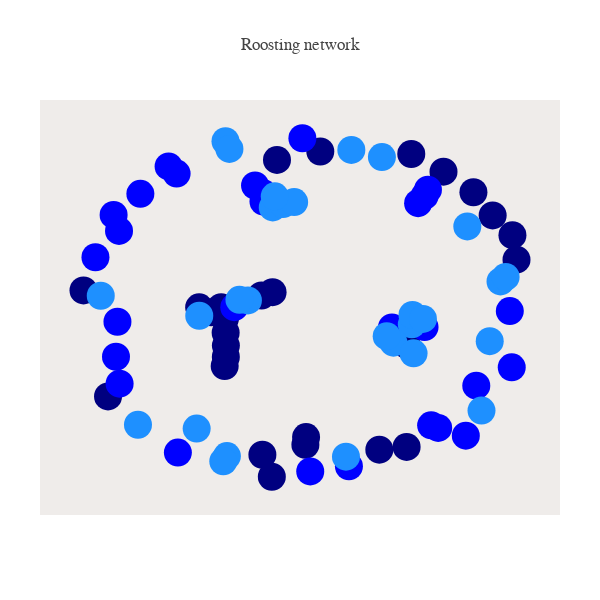

Notebook cell for this chart:
### Code cell
##### import networkx as nx

target_relation= ['PO']

sorted_names= list(Par_dict.keys())

gp_acquaintance= [[z for z in gp_bats.keys() if x in gp_bats[z]] for x in sorted_names]
gp_acquaintance= list(it.chain(*gp_acquaintance))

gp_col= {
    'SE': [0,0,255],
    'SR': [0,0,128],
    'SH': [30,144,255]
}

col_vec= ['rgb({})'.format(','.join([str(z) for z in gp_col[x]])) for x in gp_acquaintance]

G=nx.Graph()#  G is an empty Graph

my_nodes=range(len(sorted_names))
G.add_nodes_from(my_nodes)

edges= []
edge_width= []
for bat in sorted_names:
    for other in sorted_names:
        if Par_dict[bat][other] in target_relation and bat != other:
            ibat= sorted_names.index(bat)
            iother= sorted_names.index(other)
            edge_width.append(Anatree[bat][other])
            edges.append(tuple(sorted([ibat,iother])))

edges= sorted(list(set(edges)))
G.add_edges_from(edges)

pos=nx.fruchterman_reingold_layout(G)

Xn=[pos[k][0] for k in range(len(pos))]
Yn=[pos[k][1] for k in range(len(pos))]

labels= sorted_names



trace_nodes=dict(type='scatter',
                 x=Xn, 
                 y=Yn,
                 mode='markers',
                 marker=dict(size=28, color=col_vec),
                 text=labels,
                 hoverinfo='text')


Xe=[]
Ye=[]
for e in G.edges():
    Xe.extend([pos[e[0]][0], pos[e[1]][0], None])
    Ye.extend([pos[e[0]][1], pos[e[1]][1], None])

trace_edges=dict(type='scatter',
                 mode='lines',
                 x=Xe,
                 y=Ye,
                 line=dict(width=1, color='rgb(25,25,25)'),
                 hoverinfo='none' 
                )

axis=dict(showline=False, # hide axis line, grid, ticklabels and  title
          zeroline=False,
          showgrid=False,
          showticklabels=False,
          title='' 
          )
layout=dict(title= 'Roosting network',  
            font= dict(family='Balto'),
            width=600,
            height=600,
            autosize=False,
            showlegend=False,
            xaxis=axis,
            yaxis=axis,
            margin=dict(
            l=40,
            r=40,
            b=85,
            t=100,
            pad=0,
       
    ),
    hovermode='closest',
    plot_bgcolor='#efecea', #set background color            
    )


fig = dict(data=[trace_edges, trace_nodes], layout=layout)

iplot(fig)

### Figure 1 — Plotly figure (JSON) as saved in the notebook; plotly's stock layout.template omitted (floating-point values rounded to 4 significant figures)
{"data": [{"hoverinfo": "none", "line": {"color": "rgb(25,25,25)", "width": 1}, "mode": "lines", "type": "scatter", "uid": "a5ba3e8e-1f5e-4a9d-9d9b-bd24a9fd1a77", "x": [-0.01965, -0.01658, null, 0.4272, 0.3899, null, 0.4272, 0.4583, null, -0.2133, -0.1646, null, -0.2133, -0.2736, null, -0.3918, -0.4358, null, -0.3918, -0.3338, null, -0.3748, -0.372, null, -0.3748, -0.4358, null, -0.3748, -0.3338, null, -0.3711, -0.3763, null, -0.3711, -0.3709, null, -0.372, -0.3709, null, 0.3899, 0.3628, null, 0.3899, 0.4506, null, 0.3899, 0.3695, null, 0.3899, 0.3396, null, -0.4358, -0.489, null, -0.4358, -0.4885, null, -0.3338, -0.2736, null, -0.3338, -0.311, null, 0.5218, 0.5069, null, -0.242, -0.2075, null, 0.1727, 0.1597, null, 0.4784, 0.5069, null, -0.2075, -0.2049, null, -0.2075, -0.155, null, 0.5671, 0.5359, null, -0.2049, -0.1638, null, 0.5068, 0.4506, null, -0.624, -0.5886, null, 0.8425, 0.865, null, -0.3727, -0.3553, null, 0.4506, 0.4536, null, 0.4506, 0.4997, null, -0.3664, -0.3824, null, -0.2736, -0.311, null, -0.1638, -0.1181, null, -0.1181, -0.06931, null, -0.1181, -0.155, null], "y": [-0.8018, -0.7584, null, -0.2335, -0.172, null, -0.2335, -0.2811, null, 0.04824, 0.06752, null, 0.04824, 0.02031, null, -0.01854, -0.04742, null, -0.01854, -0.01803, null, -0.0827, -0.1636, null, -0.0827, -0.04742, null, -0.0827, -0.01803, null, -0.3018, -0.3537, null, -0.3018, -0.237, null, -0.1636, -0.237, null, -0.172, -0.1334, null, -0.172, -0.1159, null, -0.172, -0.2203, null, -0.172, -0.1835, null, -0.04742, -0.01926, null, -0.04742, -0.06707, null, -0.01803, 0.02031, null, -0.01803, 0.02348, null, 0.6509, 0.6154, null, 0.6749, 0.6318, null, -0.9245, -0.87, null, 0.5744, 0.6154, null, 0.6318, 0.5831, null, 0.6318, 0.613, null, -0.7061, -0.6915, null, 0.5831, 0.5498, null, -0.1313, -0.1159, null, 0.7836, 0.743, null, 0.1285, 0.1539, null, 0.927, 0.8834, null, -0.1159, -0.06265, null, -0.1159, -0.08514, null, -0.8662, -0.8963, null, 0.02031, 0.02348, null, 0.5498, 0.5696, null, 0.5696, 0.5805, null, 0.5696, 0.613, null]}, {"hoverinfo": "text", "marker": {"color": ["rgb(0,0,128)", "rgb(0,0,128)", "rgb(0,0,128)", "rgb(0,0,128)", "rgb(0,0,128)", "rgb(0,0,128)", "rgb(0,0,128)", "rgb(0,0,128)", "rgb(0,0,128)", "rgb(0,0,128)", "rgb(0,0,128)", "rgb(0,0,128)", "rgb(0,0,128)", "rgb(0,0,128)", "rgb(0,0,128)", "rgb(0,0,128)", "rgb(0,0,128)", "rgb(0,0,128)", "rgb(0,0,128)", "rgb(0,0,128)", "rgb(0,0,128)", "rgb(0,0,128)", "rgb(0,0,128)", "rgb(0,0,128)", "rgb(0,0,128)", "rgb(0,0,128)", "rgb(0,0,128)", "rgb(0,0,128)", "rgb(0,0,255)", "rgb(0,0,255)", "rgb(0,0,255)", "rgb(0,0,255)", "rgb(0,0,255)", "rgb(0,0,255)", "rgb(0,0,255)", "rgb(0,0,255)", "rgb(0,0,255)", "rgb(0,0,255)", "rgb(0,0,255)", "rgb(0,0,255)", "rgb(0,0,255)", "rgb(0,0,255)", "rgb(0,0,255)", "rgb(0,0,255)", "rgb(0,0,255)", "rgb(0,0,255)", "rgb(0,0,255)", "rgb(0,0,255)", "rgb(0,0,255)", "rgb(0,0,255)", "rgb(0,0,255)", "rgb(0,0,255)", "rgb(0,0,255)", "rgb(0,0,255)", "rgb(0,0,255)", "rgb(0,0,255)", "rgb(30,144,255)", "rgb(30,144,255)", "rgb(30,144,255)", "rgb(30,144,255)", "rgb(30,144,255)", "rgb(30,144,255)", "rgb(30,144,255)", "rgb(30,144,255)", "rgb(30,144,255)", "rgb(30,144,255)", "rgb(30,144,255)", "rgb(30,144,255)", "rgb(30,144,255)", "rgb(30,144,255)", "rgb(30,144,255)", "rgb(30,144,255)", "rgb(30,144,255)", "rgb(30,144,255)", "rgb(30,144,255)", "rgb(30,144,255)", "rgb(30,144,255)", "rgb(30,144,255)", "rgb(30,144,255)", "rgb(30,144,255)", "rgb(30,144,255)", "rgb(30,144,255)", "rgb(30,144,255)", "rgb(30,144,255)"], "size": 28}, "mode": "markers", "text": ["ESSR19", "ESSR18", "ESSR20", "ESSR01", "ESSR02", "ESSR03", "ESSR04", "ESSR05", "ESSR06", "ESSR07", "ESSR08", "ESSR09", "ESSR10", "ESSR11", "ESSR12", "ESSR13", "ESSR14", "ESSR15", "ESSR16", "ESSR17", "ESSR21", "ESSR22", "ESSR23", "ESSR24", "ESSR25", "ESSR26", "ESSR27", "ESSR28", "ESSE01", "ESSE02", "ESSE03", "ESSE04", "ESSE05", "ESSE06", "ESSE07", "ESSE08", "ESSE09", "ESSE10", "ESSE11", "ESSE12", "ESSE13", "ESSE14", "ESSE15", "ESSE16", "ESSE17", "ESSE18", "ESSE19", "ESSE20", "ESSE21", "ESSE22", "ESSE23", "ESSE24", "ESSE25", "ESSE26", "ESSE27", "ESSE28", "ESSH10", "ESSH11", "ESSH12", "ESSH13", "ESSH14", "ESSH15", "ESSH16", "ESSH17", "ESSH18", "ESSH19", "ESSH08", "ESSH09", "ESSH01", "ESSH02", "ESSH03", "ESSH04", "ESSH05", "ESSH06", "ESSH07", "ESSH20", "ESSH21", "ESSH22", "ESSH23", "ESSH24", "ESSH25", "ESSH26", "ESSH27", "ESSH28"], "type": "scatter", "uid": "b5b78f91-b111-4c5f-a47a-03728abd982d", "x": [-0.01965, 0.4272, -0.01658, -0.2133, 0.8951, -0.3918, 0.7228, -0.3748, 0.8077, -0.3711, -0.1646, -0.3763, -0.372, -0.1452, 0.4276, 0.3899, 0.307, -0.4358, -0.1679, -0.3709, -0.2096, -0.8916, 0.4482, 0.04622, 0.9131, -1, 0.5906, -0.489, -0.3338, -0.8405, 0.5218, -0.8564, -0.85, -0.242, 0.8921, -0.8669, 0.1727, 0.4784, -0.2075, 0.5671, -0.2049, 0.8835, -0.583, 0.001794, 0.5069, 0.6891, 0.5359, -0.7488, 0.5068, 0.3628, -0.624, -0.0329, -0.9472, -0.843, -0.5886, 0.7354, 0.1597, 0.8425, -0.3727, 0.4506, -0.3664, 0.3695, -0.2736, -0.3553, 0.865, -0.311, -0.1638, 0.4536, 0.3396, -0.3824, -0.1181, -0.06931, 0.1833, 0.7585, -0.155, -0.5, -0.7593, 0.3185, 0.4997, 0.4583, 0.7948, 0.6958, -0.9238, -0.4885], "y": [-0.8018, -0.2335, -0.7584, 0.04824, 0.3921, -0.01854, 0.6365, -0.0827, 0.5042, -0.3018, 0.06752, -0.3537, -0.1636, 0.8207, -0.8145, -0.172, -0.8297, -0.04742, -0.9842, -0.237, -0.8588, -0.5264, 0.8543, 0.8686, 0.2524, 0.07747, 0.7539, -0.01926, -0.01803, -0.4543, 0.6509, -0.3005, -0.1012, 0.6749, -0.3609, 0.507, -0.9245, 0.5744, 0.6318, -0.7061, 0.5831, -0.0405, -0.8467, -0.9541, 0.6154, -0.75, -0.6915, 0.6274, -0.1313, -0.1334, 0.7836, 0.9441, 0.2663, 0.4162, 0.743, -0.4656, -0.87, 0.1285, 0.927, -0.1159, -0.8662, -0.2203, 0.02031, 0.8834, 0.1539, 0.02348, 0.5498, -0.06265, -0.1835, -0.8963, 0.5696, 0.5805, 0.8775, -0.6071, 0.613, -0.7097, -0.6879, 0.837, -0.08514, -0.2811, -0.2121, 0.4419, 0.04701, -0.06707]}], "layout": {"autosize": false, "font": {"family": "Balto"}, "height": 600, "hovermode": "closest", "margin": {"b": 85, "l": 40, "pad": 0, "r": 40, "t": 100}, "plot_bgcolor": "#efecea", "showlegend": false, "title": "Roosting network", "width": 600, "xaxis": {"showgrid": false, "showline": false, "showticklabels": false, "title": "", "zeroline": false}, "yaxis": {"showgrid": false, "showline": false, "showticklabels": false, "title": "", "zeroline": false}}}
